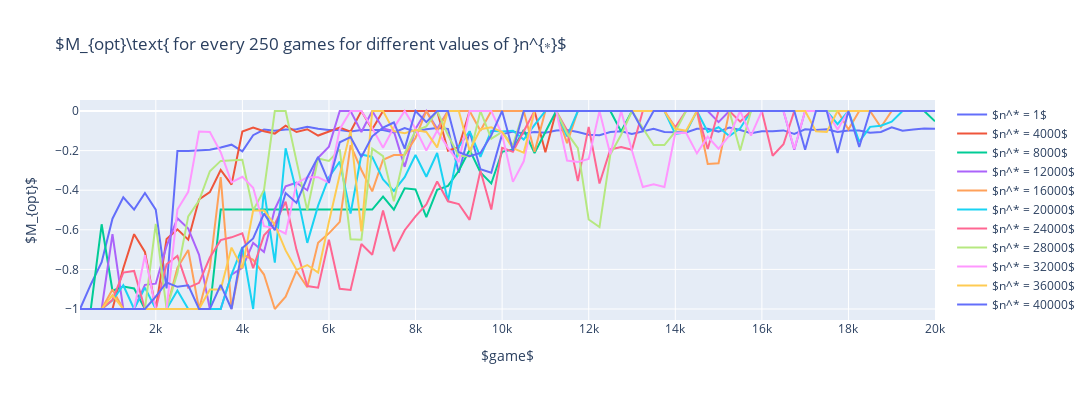

The code cell stored with this chart in its notebook:
### Code cell
fig = go.Figure()

for i, y_i in enumerate(n_star_M_opts):
    fig.add_trace(go.Scatter(x=x, y=y_i, mode='lines',name=r'$n^* = %d$' % n_star_list[i]))

fig.update_layout(
    title=r'$M_{opt}\text{ for every %d games for different values of }n^{∗}$' % averaging_steps,
    xaxis_title=r'$game$',
    yaxis_title=r'$M_{opt}$',
    width=1200, height=400
)

fig.show()
